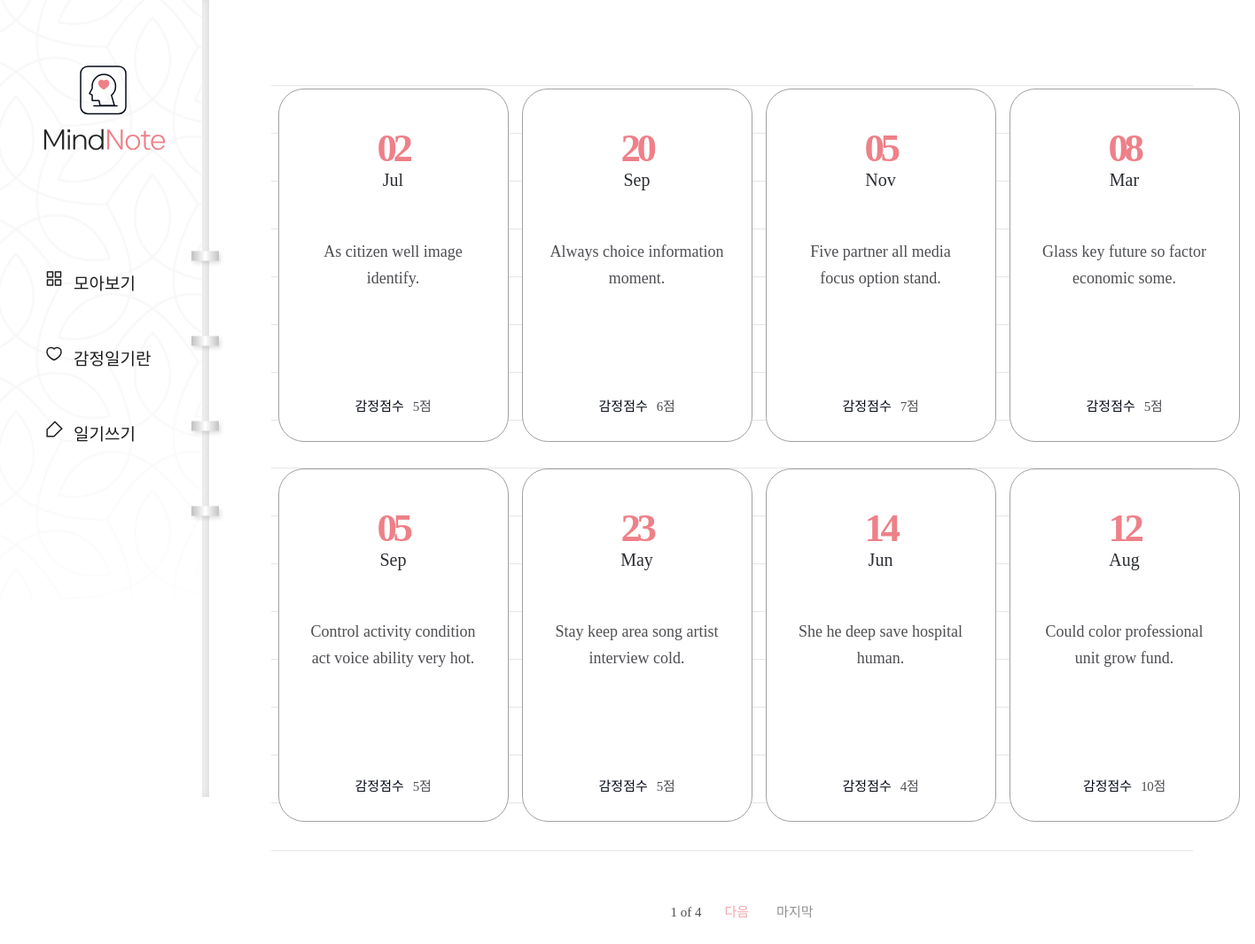
The app's page /diary/, older data.
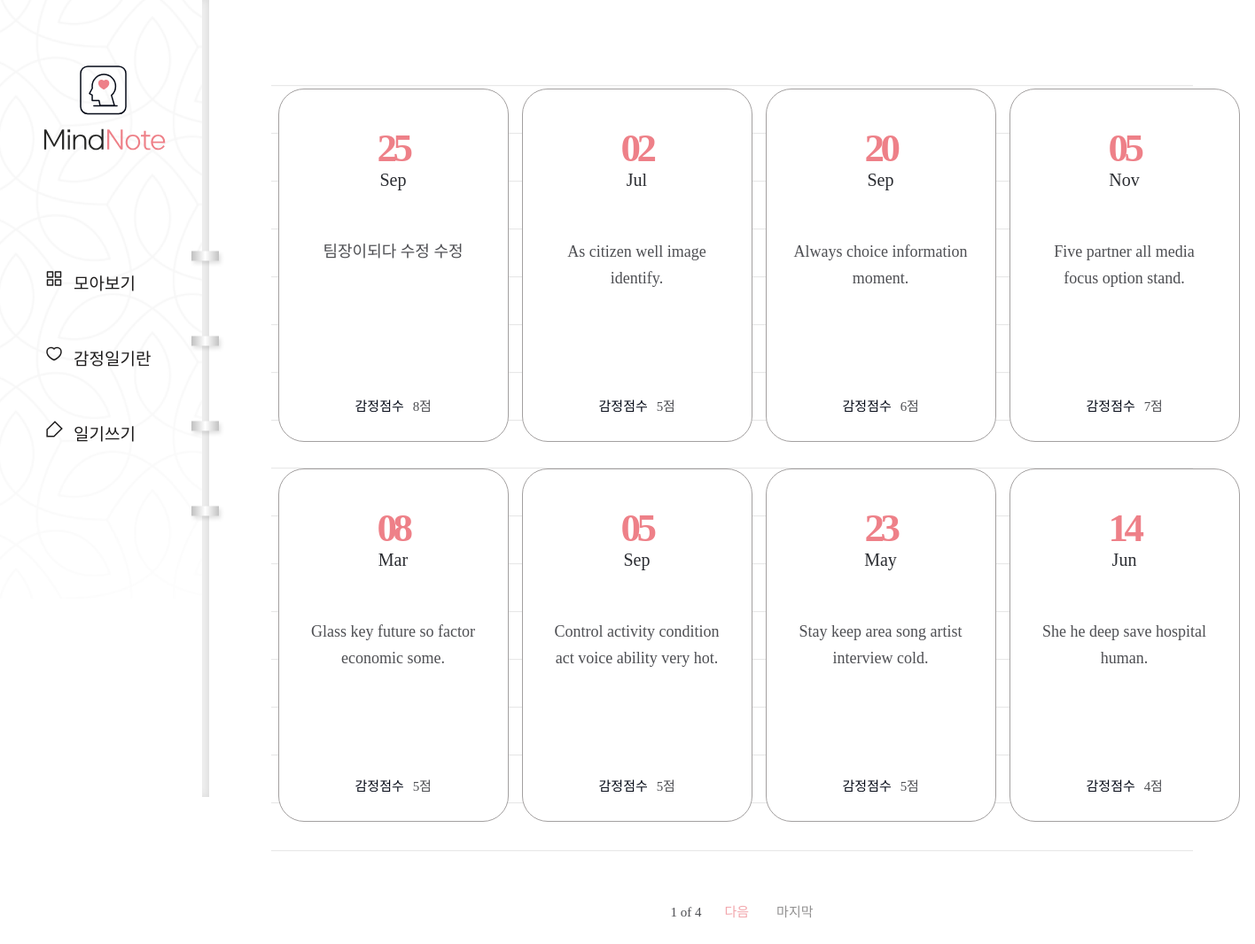
The same page, newer data.
### diary/models.py (models this page shows, shortened)
class Page(models.Model):
    title = models.CharField(max_length=100, validators=[validate_no_hash]) # 제목
    content = models.TextField(validators=[validate_no_hash]) # 내용
    feeling = models.CharField(max_length=80, validators=[validate_no_hash, validate_no_numbers]) # 감정 상태
    score = models.IntegerField(validators=[validate_score]) # 감정 점수
    dt_created = models.DateField() # 작성일

### diary/views.py (the view)
# urls.py: path('diary/', views.PageListView.as_view(), name="page-list"), # 일기 목록
class PageListView(ListView):
    model = Page
    ordering = ['-dt_created']
    paginate_by = 8

### diary/templates/diary/page_list.html (shortened to what this page needs)
{% extends './base.html' %}
{% block content %}
{% if page_obj.object_list %}
    <div class="wrap-note">
        <div class="note">
            <div class="note-list">
                <ul>
                    {% for obj in page_obj.object_list %}
                    <li>
                        <a href="{% url 'page-detail' obj.id %}">
                            <div class="date">
                                <span>{{obj.dt_created|date:"d"}}</span>
                                <p>{{obj.dt_created|date:"M"}}</p>
                            </div>
                            <h2>{{obj.title}}</h2>
                            <div class="score">
                                <p>감정점수</p>
                                <span>{{obj.score}}점</span>
                            </div>
                        </a>
                    </li>
                    {% endfor %}
                </ul>
            </div>
            <div class="paging">
                <span class="page">
                    <p>{{page_obj.number}} of {{page_obj.paginator.num_pages}}</p>
                </span>
                {% if page_obj.has_next %}
                    <a href="?page={{page_obj.next_page_number}}" class="next">다음</a>
                    <a href="?page={{page_obj.paginator.num_pages}}" class="last">마지막</a>
                {% endif %}
            </div>
        </div>
    </div>
{% endif %}
{% endblock content %}

Row changes from the older to the newer data that the page shows:
no longer on this page (row unchanged): Page: dt_created "12", dt_created "Aug", title "Could color professional unit grow fund.", score "10"
added Page: dt_created "25", dt_created "Sep", title "팀장이되다 수정 수정", score "8"
